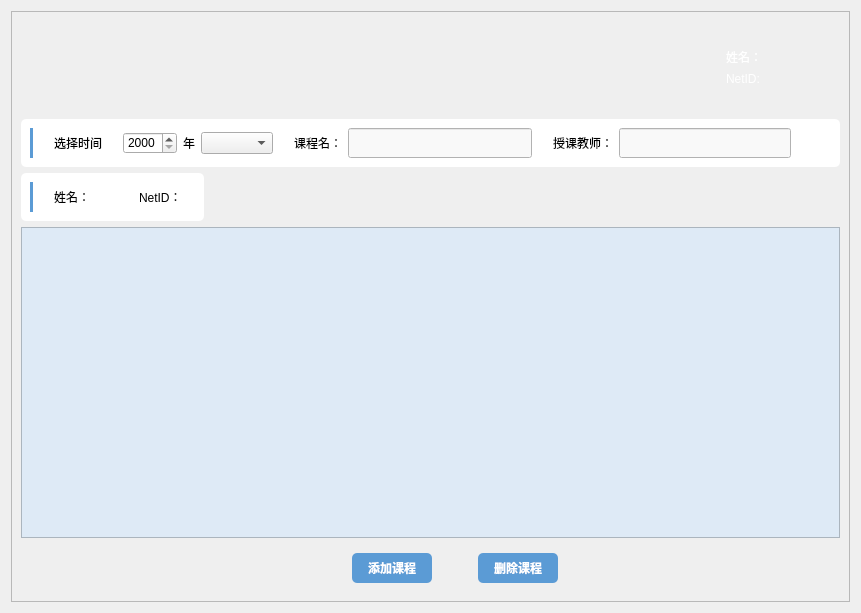
<?xml version="1.0" encoding="UTF-8"?>
<ui version="4.0">
 <class>Frm_TchCourseManage</class>
 <widget class="QWidget" name="Frm_TchCourseManage">
  <property name="geometry">
   <rect>
    <x>0</x>
    <y>0</y>
    <width>861</width>
    <height>613</height>
   </rect>
  </property>
  <layout class="QVBoxLayout" name="verticalLayout_2">
   <item>
    <widget class="QFrame" name="frame">
     <property name="frameShape">
      <enum>QFrame::StyledPanel</enum>
     </property>
     <property name="frameShadow">
      <enum>QFrame::Raised</enum>
     </property>
     <layout class="QVBoxLayout" name="verticalLayout">
      <item>
       <widget class="QWidget" name="widget_4" native="true">
        <layout class="QHBoxLayout" name="horizontalLayout_11">
         <item>
          <spacer name="horizontalSpacer_27">
           <property name="orientation">
            <enum>Qt::Horizontal</enum>
           </property>
           <property name="sizeType">
            <enum>QSizePolicy::Fixed</enum>
           </property>
           <property name="sizeHint" stdset="0">
            <size>
             <width>13</width>
             <height>17</height>
            </size>
           </property>
          </spacer>
         </item>
         <item>
          <widget class="QLabel" name="jwTitle_4">
           <property name="sizePolicy">
            <sizepolicy hsizetype="Preferred" vsizetype="Preferred">
             <horstretch>0</horstretch>
             <verstretch>0</verstretch>
            </sizepolicy>
           </property>
           <property name="minimumSize">
            <size>
             <width>0</width>
             <height>0</height>
            </size>
           </property>
           <property name="maximumSize">
            <size>
             <width>16777215</width>
             <height>16777215</height>
            </size>
           </property>
           <property name="font">
            <font>
             <pointsize>18</pointsize>
            </font>
           </property>
           <property name="styleSheet">
            <string notr="true"/>
           </property>
           <property name="text">
            <string/>
           </property>
          </widget>
         </item>
         <item>
          <spacer name="horizontalSpacer_28">
           <property name="orientation">
            <enum>Qt::Horizontal</enum>
           </property>
           <property name="sizeType">
            <enum>QSizePolicy::Expanding</enum>
           </property>
           <property name="sizeHint" stdset="0">
            <size>
             <width>270</width>
             <height>25</height>
            </size>
           </property>
          </spacer>
         </item>
         <item>
          <widget class="QWidget" name="widget_7" native="true">
           <layout class="QHBoxLayout" name="horizontalLayout_12">
            <item>
             <widget class="QPushButton" name="btn_HeadPortrait">
              <property name="cursor">
               <cursorShape>OpenHandCursor</cursorShape>
              </property>
              <property name="styleSheet">
               <string notr="true">background: transparent;
color: rgba(255,255,255,0.5);
border-top-right-radius: 4px;
border-bottom-right-radius: 4px;
</string>
              </property>
              <property name="text">
               <string/>
              </property>
             </widget>
            </item>
            <item>
             <widget class="QWidget" name="widget_3" native="true">
              <layout class="QVBoxLayout" name="verticalLayout_3">
               <item>
                <layout class="QHBoxLayout" name="horizontalLayout_13">
                 <item>
                  <widget class="QLabel" name="label_11">
                   <property name="styleSheet">
                    <string notr="true">color: rgb(255, 255, 255);
font: 11pt &quot;Microsoft YaHei UI&quot;;</string>
                   </property>
                   <property name="text">
                    <string>姓名：</string>
                   </property>
                  </widget>
                 </item>
                 <item>
                  <widget class="QLabel" name="lbl_TchName">
                   <property name="styleSheet">
                    <string notr="true">color: rgb(255, 255, 255);
font: 11pt &quot;Microsoft YaHei UI&quot;;</string>
                   </property>
                   <property name="text">
                    <string/>
                   </property>
                  </widget>
                 </item>
                </layout>
               </item>
               <item>
                <layout class="QHBoxLayout" name="horizontalLayout_14">
                 <item>
                  <widget class="QLabel" name="label_12">
                   <property name="styleSheet">
                    <string notr="true">color: rgb(255, 255, 255);
font: 11pt &quot;Microsoft YaHei UI&quot;;</string>
                   </property>
                   <property name="text">
                    <string>NetID:</string>
                   </property>
                  </widget>
                 </item>
                 <item>
                  <widget class="QLabel" name="lbl_TchID">
                   <property name="styleSheet">
                    <string notr="true">color: rgb(255, 255, 255);
font: 11pt &quot;Microsoft YaHei UI&quot;;</string>
                   </property>
                   <property name="text">
                    <string/>
                   </property>
                  </widget>
                 </item>
                </layout>
               </item>
              </layout>
             </widget>
            </item>
            <item>
             <widget class="QPushButton" name="btn_Exit">
              <property name="sizePolicy">
               <sizepolicy hsizetype="Fixed" vsizetype="Fixed">
                <horstretch>0</horstretch>
                <verstretch>0</verstretch>
               </sizepolicy>
              </property>
              <property name="cursor">
               <cursorShape>OpenHandCursor</cursorShape>
              </property>
              <property name="styleSheet">
               <string notr="true">background: transparent;
color: rgba(255,255,255,0.5);
border-top-right-radius: 4px;
border-bottom-right-radius: 4px;
</string>
              </property>
              <property name="text">
               <string/>
              </property>
             </widget>
            </item>
           </layout>
          </widget>
         </item>
        </layout>
       </widget>
      </item>
      <item>
       <widget class="QWidget" name="widget" native="true">
        <property name="styleSheet">
         <string notr="true">#widget{background-color: rgb(255, 255, 255);border-radius:5px}</string>
        </property>
        <layout class="QHBoxLayout" name="horizontalLayout_9">
         <item>
          <widget class="QLabel" name="label_6">
           <property name="sizePolicy">
            <sizepolicy hsizetype="Minimum" vsizetype="Minimum">
             <horstretch>0</horstretch>
             <verstretch>0</verstretch>
            </sizepolicy>
           </property>
           <property name="minimumSize">
            <size>
             <width>3</width>
             <height>30</height>
            </size>
           </property>
           <property name="maximumSize">
            <size>
             <width>3</width>
             <height>30</height>
            </size>
           </property>
           <property name="styleSheet">
            <string notr="true">background-color:rgb(91, 155, 213);</string>
           </property>
           <property name="text">
            <string/>
           </property>
          </widget>
         </item>
         <item>
          <spacer name="horizontalSpacer_8">
           <property name="orientation">
            <enum>Qt::Horizontal</enum>
           </property>
           <property name="sizeType">
            <enum>QSizePolicy::Fixed</enum>
           </property>
           <property name="sizeHint" stdset="0">
            <size>
             <width>15</width>
             <height>20</height>
            </size>
           </property>
          </spacer>
         </item>
         <item>
          <widget class="QLabel" name="label_7">
           <property name="text">
            <string>选择时间</string>
           </property>
          </widget>
         </item>
         <item>
          <spacer name="horizontalSpacer_10">
           <property name="orientation">
            <enum>Qt::Horizontal</enum>
           </property>
           <property name="sizeType">
            <enum>QSizePolicy::Fixed</enum>
           </property>
           <property name="sizeHint" stdset="0">
            <size>
             <width>15</width>
             <height>20</height>
            </size>
           </property>
          </spacer>
         </item>
         <item>
          <widget class="QSpinBox" name="spb_Year">
           <property name="minimum">
            <number>2000</number>
           </property>
           <property name="maximum">
            <number>9999</number>
           </property>
          </widget>
         </item>
         <item>
          <widget class="QLabel" name="label_13">
           <property name="text">
            <string>年</string>
           </property>
          </widget>
         </item>
         <item>
          <widget class="QComboBox" name="cbb_Term"/>
         </item>
         <item>
          <spacer name="horizontalSpacer_12">
           <property name="orientation">
            <enum>Qt::Horizontal</enum>
           </property>
           <property name="sizeType">
            <enum>QSizePolicy::Preferred</enum>
           </property>
           <property name="sizeHint" stdset="0">
            <size>
             <width>15</width>
             <height>20</height>
            </size>
           </property>
          </spacer>
         </item>
         <item>
          <layout class="QHBoxLayout" name="horizontalLayout">
           <item>
            <widget class="QLabel" name="label_3">
             <property name="text">
              <string>课程名：</string>
             </property>
            </widget>
           </item>
           <item>
            <widget class="QLineEdit" name="le_CourseName">
             <property name="minimumSize">
              <size>
               <width>0</width>
               <height>30</height>
              </size>
             </property>
             <property name="maximumSize">
              <size>
               <width>16777215</width>
               <height>30</height>
              </size>
             </property>
             <property name="styleSheet">
              <string notr="true">
font: 11pt &quot;华文细黑&quot;;
background-color: rgb(249, 249, 249);</string>
             </property>
            </widget>
           </item>
          </layout>
         </item>
         <item>
          <spacer name="horizontalSpacer_13">
           <property name="orientation">
            <enum>Qt::Horizontal</enum>
           </property>
           <property name="sizeType">
            <enum>QSizePolicy::Preferred</enum>
           </property>
           <property name="sizeHint" stdset="0">
            <size>
             <width>15</width>
             <height>20</height>
            </size>
           </property>
          </spacer>
         </item>
         <item>
          <layout class="QHBoxLayout" name="horizontalLayout_6">
           <item>
            <widget class="QLabel" name="label_4">
             <property name="text">
              <string>授课教师：</string>
             </property>
            </widget>
           </item>
           <item>
            <widget class="QLineEdit" name="le_CourseTchName">
             <property name="minimumSize">
              <size>
               <width>0</width>
               <height>30</height>
              </size>
             </property>
             <property name="maximumSize">
              <size>
               <width>16777215</width>
               <height>30</height>
              </size>
             </property>
             <property name="styleSheet">
              <string notr="true">
font: 11pt &quot;华文细黑&quot;;
background-color: rgb(249, 249, 249);</string>
             </property>
            </widget>
           </item>
          </layout>
         </item>
         <item>
          <spacer name="horizontalSpacer">
           <property name="orientation">
            <enum>Qt::Horizontal</enum>
           </property>
           <property name="sizeType">
            <enum>QSizePolicy::Preferred</enum>
           </property>
           <property name="sizeHint" stdset="0">
            <size>
             <width>40</width>
             <height>20</height>
            </size>
           </property>
          </spacer>
         </item>
        </layout>
       </widget>
      </item>
      <item>
       <widget class="QWidget" name="widget_10" native="true">
        <property name="styleSheet">
         <string notr="true"/>
        </property>
        <layout class="QHBoxLayout" name="horizontalLayout_5">
         <property name="leftMargin">
          <number>0</number>
         </property>
         <property name="topMargin">
          <number>0</number>
         </property>
         <property name="rightMargin">
          <number>0</number>
         </property>
         <property name="bottomMargin">
          <number>0</number>
         </property>
         <item>
          <widget class="QWidget" name="widget_2" native="true">
           <property name="styleSheet">
            <string notr="true">#widget_2{background-color: rgb(255, 255, 255);border-radius:5px}</string>
           </property>
           <layout class="QHBoxLayout" name="horizontalLayout_10">
            <item>
             <widget class="QLabel" name="label_14">
              <property name="sizePolicy">
               <sizepolicy hsizetype="Minimum" vsizetype="Minimum">
                <horstretch>0</horstretch>
                <verstretch>0</verstretch>
               </sizepolicy>
              </property>
              <property name="minimumSize">
               <size>
                <width>3</width>
                <height>30</height>
               </size>
              </property>
              <property name="maximumSize">
               <size>
                <width>3</width>
                <height>30</height>
               </size>
              </property>
              <property name="styleSheet">
               <string notr="true">background-color:rgb(91, 155, 213);</string>
              </property>
              <property name="text">
               <string/>
              </property>
             </widget>
            </item>
            <item>
             <spacer name="horizontalSpacer_14">
              <property name="orientation">
               <enum>Qt::Horizontal</enum>
              </property>
              <property name="sizeType">
               <enum>QSizePolicy::Fixed</enum>
              </property>
              <property name="sizeHint" stdset="0">
               <size>
                <width>15</width>
                <height>20</height>
               </size>
              </property>
             </spacer>
            </item>
            <item>
             <layout class="QHBoxLayout" name="horizontalLayout_4">
              <item>
               <widget class="QLabel" name="label">
                <property name="sizePolicy">
                 <sizepolicy hsizetype="Preferred" vsizetype="Preferred">
                  <horstretch>0</horstretch>
                  <verstretch>0</verstretch>
                 </sizepolicy>
                </property>
                <property name="text">
                 <string>姓名：</string>
                </property>
               </widget>
              </item>
              <item>
               <widget class="QLabel" name="lbl_TchName2">
                <property name="minimumSize">
                 <size>
                  <width>0</width>
                  <height>0</height>
                 </size>
                </property>
                <property name="text">
                 <string/>
                </property>
               </widget>
              </item>
             </layout>
            </item>
            <item>
             <spacer name="horizontalSpacer_15">
              <property name="orientation">
               <enum>Qt::Horizontal</enum>
              </property>
              <property name="sizeType">
               <enum>QSizePolicy::Fixed</enum>
              </property>
              <property name="sizeHint" stdset="0">
               <size>
                <width>30</width>
                <height>20</height>
               </size>
              </property>
             </spacer>
            </item>
            <item>
             <layout class="QHBoxLayout" name="horizontalLayout_3">
              <item>
               <widget class="QLabel" name="label_2">
                <property name="sizePolicy">
                 <sizepolicy hsizetype="Preferred" vsizetype="Preferred">
                  <horstretch>0</horstretch>
                  <verstretch>0</verstretch>
                 </sizepolicy>
                </property>
                <property name="text">
                 <string>NetID：</string>
                </property>
               </widget>
              </item>
              <item>
               <widget class="QLabel" name="lbl_TchID2"/>
              </item>
             </layout>
            </item>
           </layout>
          </widget>
         </item>
         <item>
          <spacer name="horizontalSpacer_16">
           <property name="orientation">
            <enum>Qt::Horizontal</enum>
           </property>
           <property name="sizeType">
            <enum>QSizePolicy::Expanding</enum>
           </property>
           <property name="sizeHint" stdset="0">
            <size>
             <width>652</width>
             <height>20</height>
            </size>
           </property>
          </spacer>
         </item>
        </layout>
       </widget>
      </item>
      <item>
       <widget class="QTableWidget" name="tbW_CourseInfo">
        <property name="styleSheet">
         <string notr="true">background-color:rgb(222, 234, 246);
alternate-background-color: rgb(255, 255, 255);
gridline-color:rgb(201, 224, 246);</string>
        </property>
       </widget>
      </item>
      <item>
       <widget class="QWidget" name="widget_5" native="true">
        <property name="sizePolicy">
         <sizepolicy hsizetype="Preferred" vsizetype="Preferred">
          <horstretch>0</horstretch>
          <verstretch>0</verstretch>
         </sizepolicy>
        </property>
        <layout class="QHBoxLayout" name="horizontalLayout_2">
         <item>
          <spacer name="horizontalSpacer_4">
           <property name="orientation">
            <enum>Qt::Horizontal</enum>
           </property>
           <property name="sizeType">
            <enum>QSizePolicy::Expanding</enum>
           </property>
           <property name="sizeHint" stdset="0">
            <size>
             <width>322</width>
             <height>20</height>
            </size>
           </property>
          </spacer>
         </item>
         <item>
          <widget class="QPushButton" name="btn_AddCourse">
           <property name="minimumSize">
            <size>
             <width>80</width>
             <height>30</height>
            </size>
           </property>
           <property name="maximumSize">
            <size>
             <width>80</width>
             <height>30</height>
            </size>
           </property>
           <property name="cursor">
            <cursorShape>OpenHandCursor</cursorShape>
           </property>
           <property name="styleSheet">
            <string notr="true">background-color:rgb(91, 155, 213);
color:rgb(255, 255, 255);
font: 10pt &quot;幼圆&quot;;
font-weight: bold;
border-radius: 5px; </string>
           </property>
           <property name="text">
            <string>添加课程</string>
           </property>
          </widget>
         </item>
         <item>
          <spacer name="horizontalSpacer_2">
           <property name="orientation">
            <enum>Qt::Horizontal</enum>
           </property>
           <property name="sizeType">
            <enum>QSizePolicy::Fixed</enum>
           </property>
           <property name="sizeHint" stdset="0">
            <size>
             <width>40</width>
             <height>20</height>
            </size>
           </property>
          </spacer>
         </item>
         <item>
          <widget class="QPushButton" name="btn_RemoveCourse">
           <property name="minimumSize">
            <size>
             <width>80</width>
             <height>30</height>
            </size>
           </property>
           <property name="maximumSize">
            <size>
             <width>30</width>
             <height>16777215</height>
            </size>
           </property>
           <property name="cursor">
            <cursorShape>OpenHandCursor</cursorShape>
           </property>
           <property name="styleSheet">
            <string notr="true">background-color:rgb(91, 155, 213);
color:rgb(255, 255, 255);
font: 10pt &quot;幼圆&quot;;
font-weight: bold;
border-radius: 5px; </string>
           </property>
           <property name="text">
            <string>删除课程</string>
           </property>
          </widget>
         </item>
         <item>
          <spacer name="horizontalSpacer_3">
           <property name="orientation">
            <enum>Qt::Horizontal</enum>
           </property>
           <property name="sizeType">
            <enum>QSizePolicy::Expanding</enum>
           </property>
           <property name="sizeHint" stdset="0">
            <size>
             <width>40</width>
             <height>20</height>
            </size>
           </property>
          </spacer>
         </item>
        </layout>
       </widget>
      </item>
     </layout>
    </widget>
   </item>
  </layout>
 </widget>
 <resources/>
 <connections/>
</ui>
